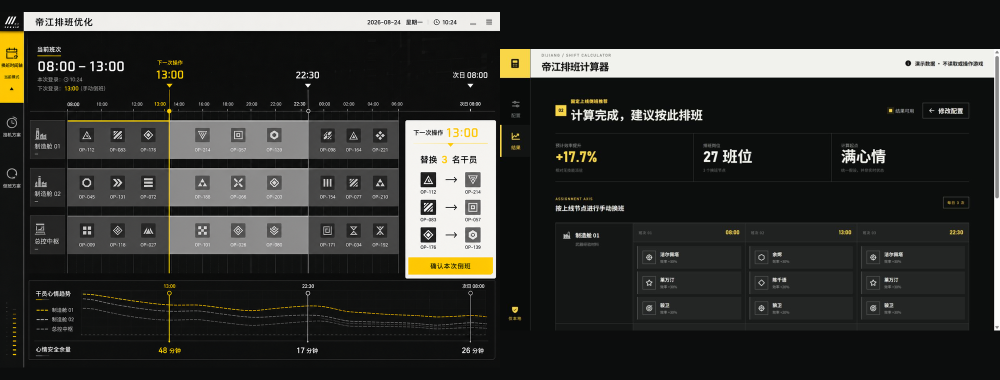
#> input picture design-qa-comparison.png, 2000 x 760 px, given in place of codex-clipboard-0ae42263-ac0c-432d-b6f3-6c53662fe22e.png, which was not available (shown at 1/2 size)
$ python compose-fix-qa.py
#> lines starting #> are read from the running program, lines starting #| are printed output that depends on the picture; pictures that were not available may be replaced by others from this repository, and a replacement may not be noted
from pathlib import Path
from PIL import Image, ImageDraw, ImageFont

ROOT = Path(r"D:\ChatGPT files\Endfield-IS")
TEMP = Path(r"C:\Users\ZENGYI~1\AppData\Local\Temp")


def fit(path: Path, size: tuple[int, int]) -> Image.Image:
#> called with size = (240, 120)
    image = Image.open(path).convert("RGB")
#> image is the input picture: PIL image 2000x760 RGB; mean R, G, B 51, 51.2, 47.8
    image.thumbnail(size, Image.Resampling.LANCZOS)
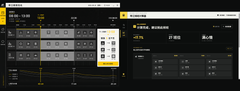
#> image: PIL image 240x91 RGB; mean R, G, B 51, 51.3, 47.9
    return image


board = Image.new("RGB", (1800, 1000), "#111313")
draw = ImageDraw.Draw(board)
font = ImageFont.load_default()
draw.text((24, 18), "TARGETED UI FIX / BEFORE AND AFTER", fill="#fff200", font=font)
draw.text((24, 46), "BEFORE: reported issues", fill="#f5f5f1", font=font)
draw.text((905, 46), "AFTER: browser-rendered implementation", fill="#f5f5f1", font=font)

page = fit(TEMP / "codex-clipboard-0ae42263-ac0c-432d-b6f3-6c53662fe22e.png", (240, 120))
rail = fit(TEMP / "codex-clipboard-4b76b8b5-57fb-473f-bff5-6dc3f7ab5d81.png", (250, 680))
#> call 2 of fit, with size = (250, 680)
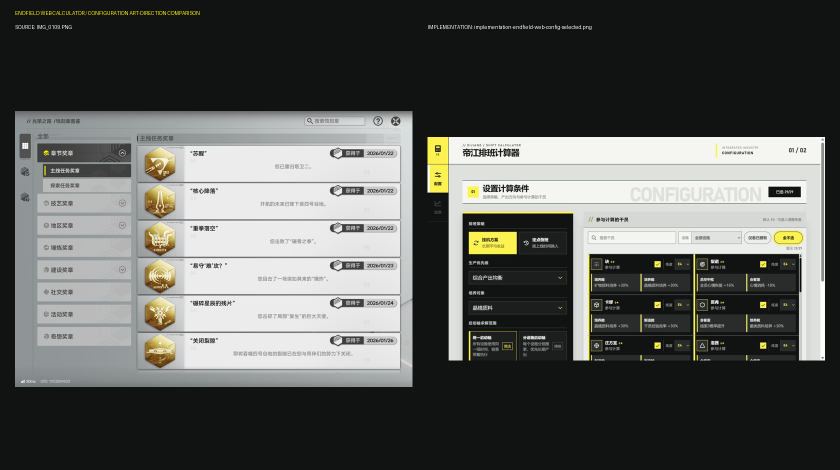
#> input picture design-qa-endfield-config-comparison.png, 1680 x 940 px, given in place of codex-clipboard-4b76b8b5-57fb-473f-bff5-6dc3f7ab5d81.png, which was not available (shown at 1/2 size)
#> in fit, image is the input picture: PIL image 1680x940 RGB; mean R, G, B 91.8, 93.1, 90.4
#> in fit (call 2), `image.thumbnail(size, Image.Resampling.LANCZOS)`:
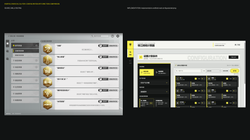
#> image: PIL image 250x140 RGB; mean R, G, B 91.7, 93.1, 90.3
alignment = fit(TEMP / "codex-clipboard-33bfcecf-eb18-460a-9f43-829f86f5d3b0.png", (840, 260))
#> call 3 of fit, with size = (840, 260)
#> in fit (call 3), `image.thumbnail(size, Image.Resampling.LANCZOS)`:
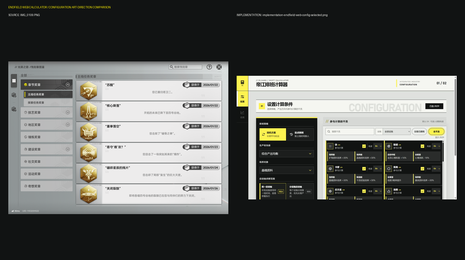
#> image: PIL image 465x260 RGB; mean R, G, B 91.7, 93.1, 90.4
after = fit(ROOT / "implementation-endfield-web-alignment-fix.png", (870, 820))
#> call 4 of fit, with size = (870, 820)
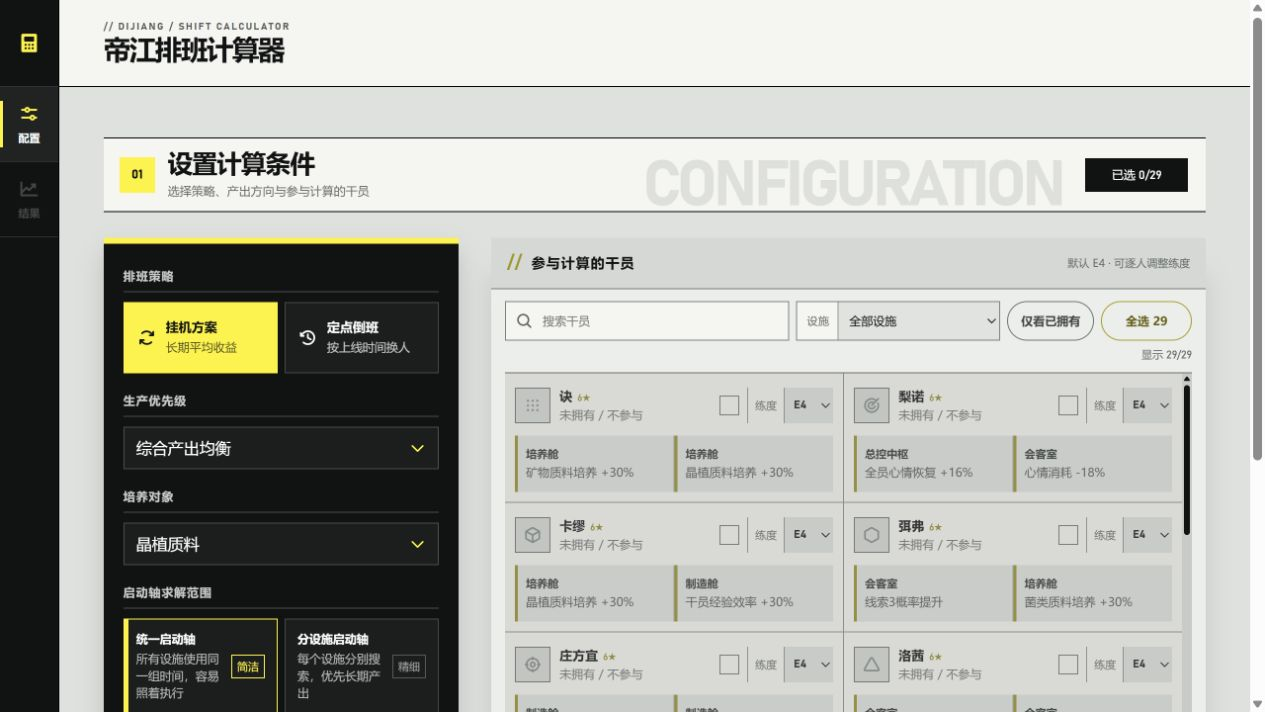
#> input picture implementation-endfield-web-alignment-fix.png, 1265 x 712 px, found by its file name
#> in fit, image is the input picture: PIL image 1265x712 RGB; mean R, G, B 176.5, 178, 171.9

board.paste(page, (24, 88))
board.paste(rail, (24, 230))
board.paste(alignment, (300, 230))
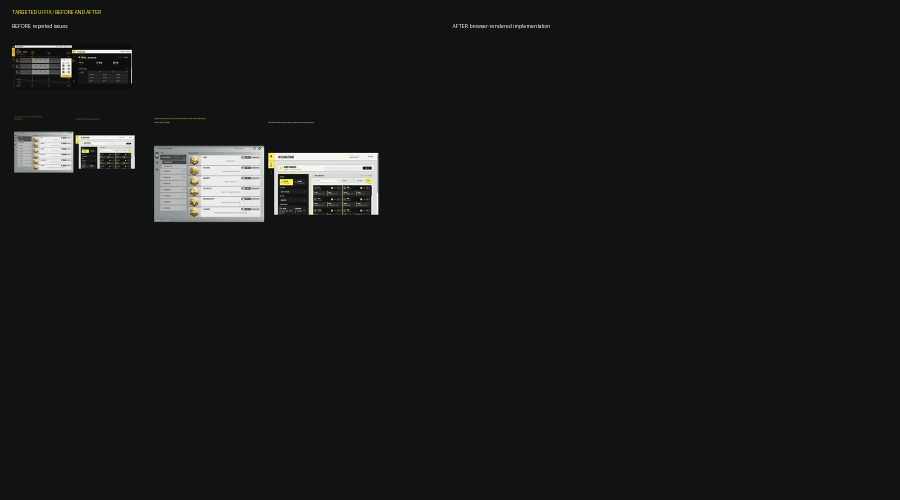
#> board: PIL image 1800x1000 RGB (shown at 1/2 size); mean R, G, B 24, 26, 25.6
board.paste(after, (905, 88))
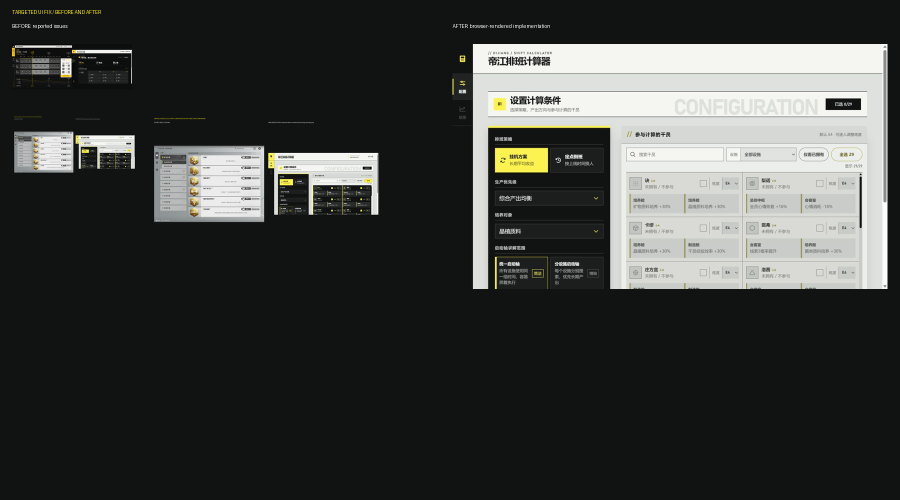
#> board: PIL image 1800x1000 RGB (shown at 1/2 size); mean R, G, B 61.8, 63.6, 61.8
board.save(ROOT / "design-qa-targeted-fix-comparison.png", quality=95)
print("wrote targeted fix comparison")
